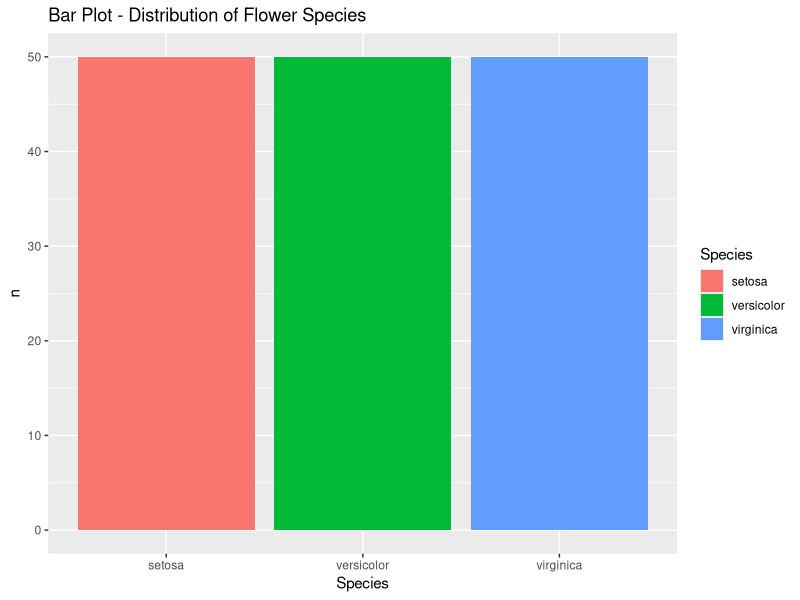
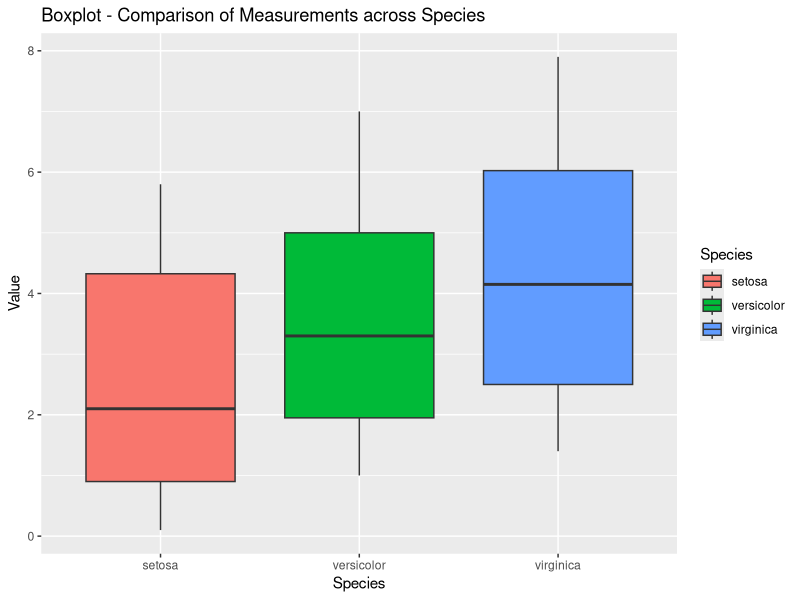

Generate these figures, in order, with R:
## ---- chunk 1
#| echo: true
#| message: false
# Load the required libraries
# library(tidymodels)
# library(dplyr)
# library(purrr)
require(magrittr)
require(ggplot2)

# Load the Iris dataset
utils::data("iris", package = 'datasets')
## ---- chunk 2
# Task 1: Check the structure of the dataset (data types, variable names, etc.)
iris %>% str()
## ---- chunk 3
# Task 2: Display the first few rows of the dataset
iris %>% head()
## ---- chunk 4
# Task 3: Check for missing values in the dataset
iris %>% purrr::map_lgl(~any(is.na(.)))
## ---- chunk 5
# Task 4: Remove any rows with missing values (NA) from the dataset
cleaned_iris <- iris %>%
  tidyr::drop_na()
## ---- chunk 6
# Task 5: Generate a summary of numerical variables (mean, median, min, max, etc.)
summary_stats <- cleaned_iris %>%
  dplyr::select_if(is.numeric) %>%
  purrr::map(summary)

# Task 6: Create a scatterplot matrix to visualize relationships between numerical variables
scatterplot_matrix <- cleaned_iris %>%
  dplyr::select_if(is.numeric) %>%
  GGally::ggpairs()

# Task 7: Create a boxplot to compare the distribution of numerical variables across species
boxplot_species <- cleaned_iris %>%
  tidyr::pivot_longer(cols = starts_with("Sepal") | starts_with("Petal"),
               names_to = "Measurement", values_to = "Value") %>%
  ggplot(aes(x = Species, y = Value, fill = Species)) +
  geom_boxplot() +
  labs(title = "Boxplot - Comparison of Measurements across Species")

# Task 8: Create a bar plot to visualize the distribution of flower species
barplot_species <- cleaned_iris %>%
  dplyr::count(Species) %>%
  ggplot(aes(x = Species, y = n, fill = Species)) +
  geom_bar(stat = "identity") +
  labs(title = "Bar Plot - Distribution of Flower Species")
## ---- chunk 7
# Task 9: Create a function to perform all the tasks above and return the visualizations
perform_exploratory_analysis <- function(data) {
  utils::str(data)
  dplyr::slice_head(data, n=6)
  purrr::map_lgl(data, ~any(is.na(.)))
  cleaned_data <- data %>%
    tidyr::drop_na()

  summary_stats <- cleaned_data %>%
    dplyr::select_if(is.numeric) %>%
    purrr::map(summary)

  scatterplot_matrix <- cleaned_data %>%
    dplyr::select_if(is.numeric) %>%
    GGally::ggpairs()

  boxplot_species <- cleaned_data %>%
    tidyr::pivot_longer(cols = starts_with("Sepal") | starts_with("Petal"),
                 names_to = "Measurement", values_to = "Value") %>%
    ggplot(aes(x = Species, y = Value, fill = Species)) +
    geom_boxplot() +
    labs(title = "Boxplot - Comparison of Measurements across Species")

  barplot_species <- cleaned_data %>%
    dplyr::count(Species) %>%
    ggplot(aes(x = Species, y = n, fill = Species)) +
    geom_bar(stat = "identity") +
    labs(title = "Bar Plot - Distribution of Flower Species")

  return(list(
    "summary_stats" = summary_stats,
    "scatterplot_matrix" = scatterplot_matrix,
    "boxplot_species" = boxplot_species,
    "barplot_species" = barplot_species
  ))
}

# Task 10: Call the function with the Iris dataset
exploratory_analysis_results <- perform_exploratory_analysis(iris)
